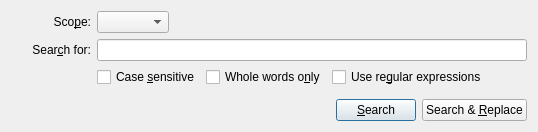
<?xml version="1.0" encoding="UTF-8"?>
<ui version="4.0">
 <class>Core::Internal::FindDialog</class>
 <widget class="QWidget" name="Core::Internal::FindDialog">
  <property name="geometry">
   <rect>
    <x>0</x>
    <y>0</y>
    <width>673</width>
    <height>240</height>
   </rect>
  </property>
  <property name="maximumSize">
   <size>
    <width>680</width>
    <height>16777215</height>
   </size>
  </property>
  <layout class="QGridLayout" name="gridLayout">
   <property name="sizeConstraint">
    <enum>QLayout::SetFixedSize</enum>
   </property>
   <item row="4" column="0" colspan="2">
    <layout class="QHBoxLayout" name="horizontalLayout_3">
     <item>
      <spacer name="horizontalSpacer_3">
       <property name="orientation">
        <enum>Qt::Horizontal</enum>
       </property>
       <property name="sizeHint" stdset="0">
        <size>
         <width>40</width>
         <height>20</height>
        </size>
       </property>
      </spacer>
     </item>
     <item>
      <widget class="QPushButton" name="searchButton">
       <property name="text">
        <string>&amp;Search</string>
       </property>
       <property name="default">
        <bool>true</bool>
       </property>
      </widget>
     </item>
     <item>
      <widget class="QPushButton" name="replaceButton">
       <property name="text">
        <string>Search &amp;&amp; &amp;Replace</string>
       </property>
      </widget>
     </item>
    </layout>
   </item>
   <item row="1" column="0">
    <widget class="QLabel" name="searchLabel">
     <property name="text">
      <string>Sear&amp;ch for:</string>
     </property>
     <property name="alignment">
      <set>Qt::AlignRight|Qt::AlignTrailing|Qt::AlignVCenter</set>
     </property>
     <property name="buddy">
      <cstring>searchTerm</cstring>
     </property>
    </widget>
   </item>
   <item row="0" column="1">
    <widget class="QWidget" name="widget_2" native="true">
     <layout class="QHBoxLayout" name="horizontalLayout_2">
      <property name="spacing">
       <number>0</number>
      </property>
      <property name="leftMargin">
       <number>0</number>
      </property>
      <property name="topMargin">
       <number>0</number>
      </property>
      <property name="rightMargin">
       <number>0</number>
      </property>
      <property name="bottomMargin">
       <number>0</number>
      </property>
      <item>
       <widget class="QComboBox" name="filterList">
        <property name="sizePolicy">
         <sizepolicy hsizetype="Fixed" vsizetype="Fixed">
          <horstretch>0</horstretch>
          <verstretch>0</verstretch>
         </sizepolicy>
        </property>
       </widget>
      </item>
      <item>
       <spacer name="horizontalSpacer_2">
        <property name="orientation">
         <enum>Qt::Horizontal</enum>
        </property>
        <property name="sizeHint" stdset="0">
         <size>
          <width>40</width>
          <height>20</height>
         </size>
        </property>
       </spacer>
      </item>
     </layout>
    </widget>
   </item>
   <item row="2" column="1">
    <widget class="QWidget" name="optionsWidget" native="true">
     <layout class="QHBoxLayout" name="horizontalLayout">
      <property name="leftMargin">
       <number>0</number>
      </property>
      <property name="topMargin">
       <number>0</number>
      </property>
      <property name="rightMargin">
       <number>0</number>
      </property>
      <property name="bottomMargin">
       <number>0</number>
      </property>
      <item>
       <widget class="QCheckBox" name="matchCase">
        <property name="text">
         <string>Case &amp;sensitive</string>
        </property>
       </widget>
      </item>
      <item>
       <widget class="QCheckBox" name="wholeWords">
        <property name="text">
         <string>Whole words o&amp;nly</string>
        </property>
       </widget>
      </item>
      <item>
       <widget class="QCheckBox" name="regExp">
        <property name="text">
         <string>Use re&amp;gular expressions</string>
        </property>
       </widget>
      </item>
      <item>
       <spacer name="horizontalSpacer">
        <property name="orientation">
         <enum>Qt::Horizontal</enum>
        </property>
        <property name="sizeHint" stdset="0">
         <size>
          <width>40</width>
          <height>20</height>
         </size>
        </property>
       </spacer>
      </item>
     </layout>
    </widget>
   </item>
   <item row="0" column="0">
    <widget class="QLabel" name="label">
     <property name="sizePolicy">
      <sizepolicy hsizetype="Fixed" vsizetype="Preferred">
       <horstretch>0</horstretch>
       <verstretch>0</verstretch>
      </sizepolicy>
     </property>
     <property name="minimumSize">
      <size>
       <width>80</width>
       <height>0</height>
      </size>
     </property>
     <property name="text">
      <string>Sco&amp;pe:</string>
     </property>
     <property name="alignment">
      <set>Qt::AlignRight|Qt::AlignTrailing|Qt::AlignVCenter</set>
     </property>
     <property name="buddy">
      <cstring>filterList</cstring>
     </property>
    </widget>
   </item>
   <item row="1" column="1">
    <widget class="Utils::FancyLineEdit" name="searchTerm"/>
   </item>
   <item row="3" column="0" colspan="2">
    <widget class="QWidget" name="configWidget" native="true">
     <property name="sizePolicy">
      <sizepolicy hsizetype="Preferred" vsizetype="Fixed">
       <horstretch>0</horstretch>
       <verstretch>10</verstretch>
      </sizepolicy>
     </property>
    </widget>
   </item>
  </layout>
 </widget>
 <customwidgets>
  <customwidget>
   <class>Utils::FancyLineEdit</class>
   <extends>QLineEdit</extends>
   <header location="global">utils/fancylineedit.h</header>
  </customwidget>
 </customwidgets>
 <tabstops>
  <tabstop>filterList</tabstop>
  <tabstop>searchTerm</tabstop>
  <tabstop>matchCase</tabstop>
  <tabstop>wholeWords</tabstop>
  <tabstop>regExp</tabstop>
 </tabstops>
 <resources/>
 <connections/>
</ui>
